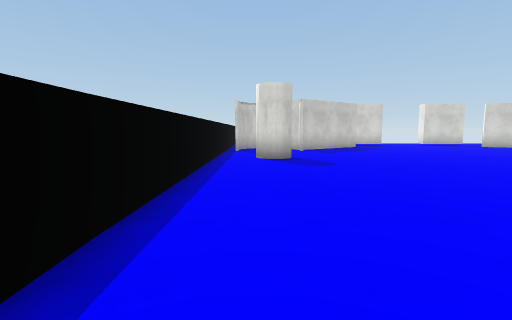
[1] (above)

20 first-person views from a walk through a Unity game level. The camera is 1.5 m above the floor, tilts 6° down and sees 85° across. The floor is counted in squares, 2 m on a side. Each view is taken from the middle of a square. On the plan, view 1 faces up. The plan holds only what a view shows up to about 10 squares ahead; the rest is blank. Surface patterns are stand-ins for the level's own textures.

[2]
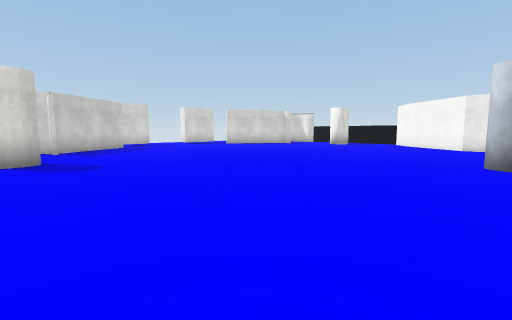

[3]
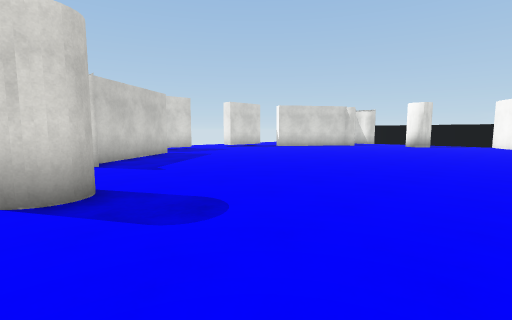

[4]
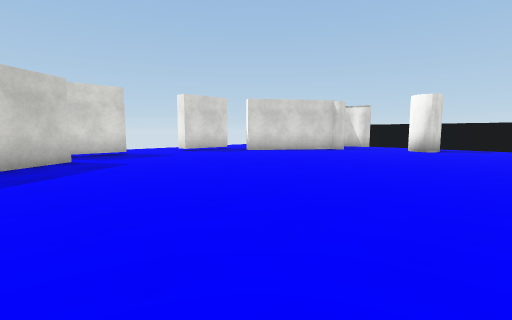

[5]
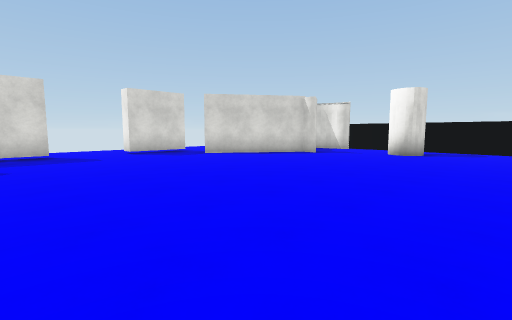

[6]
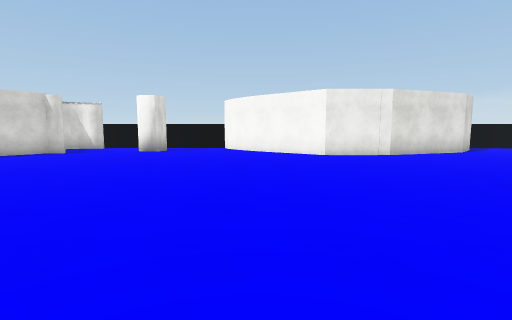

[7]
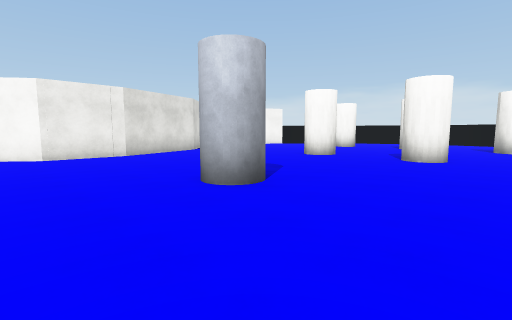

[8]
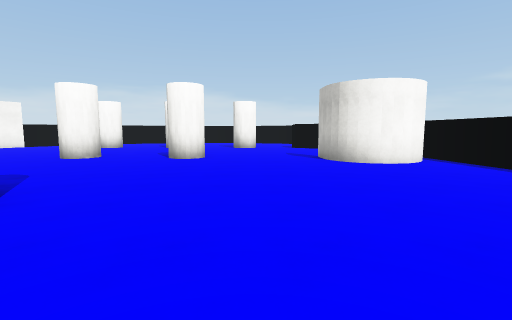

[9]
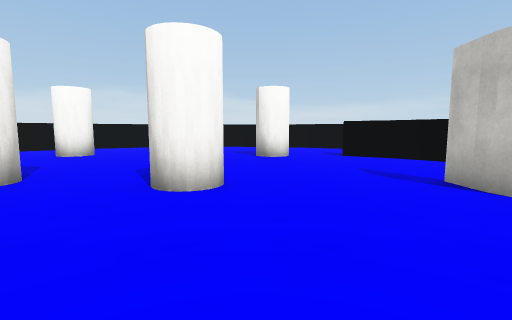

[10]
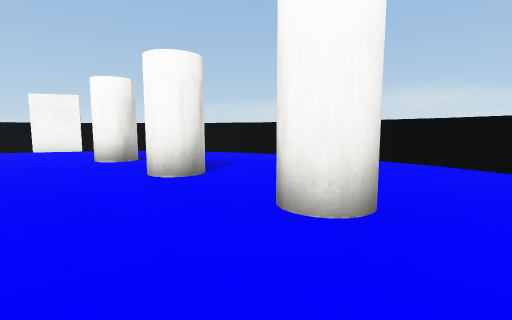

[11]
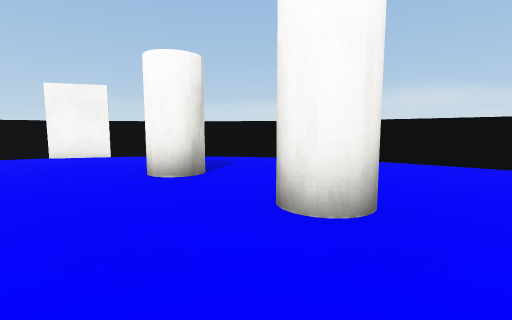

[12]
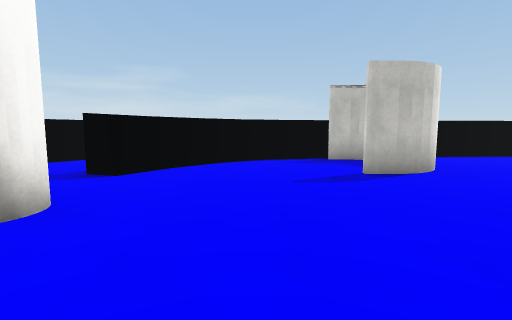

[13]
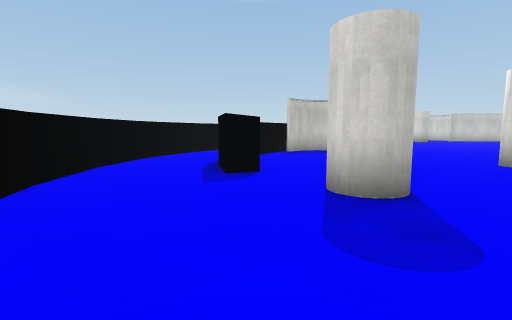

[14]
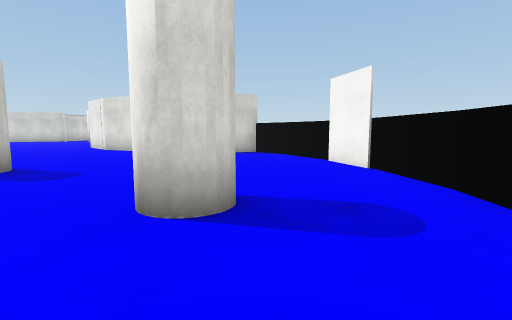

[15]
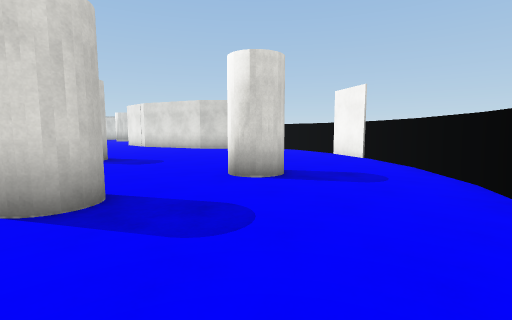

[16]
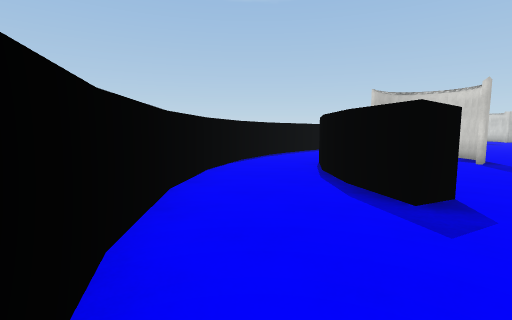

[17]
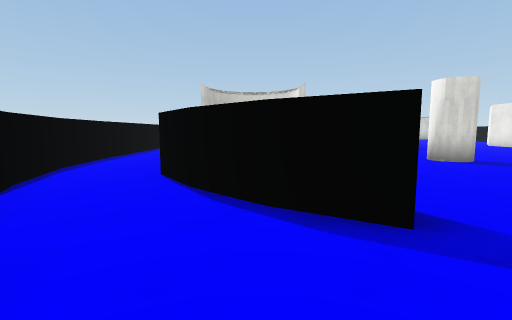

[18]
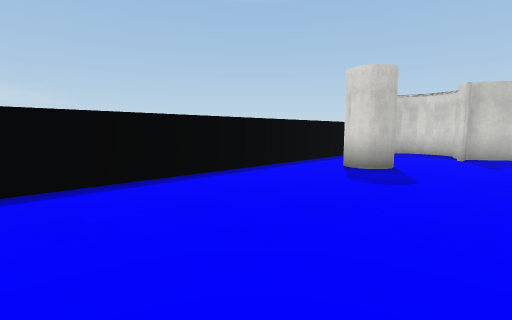

[19]
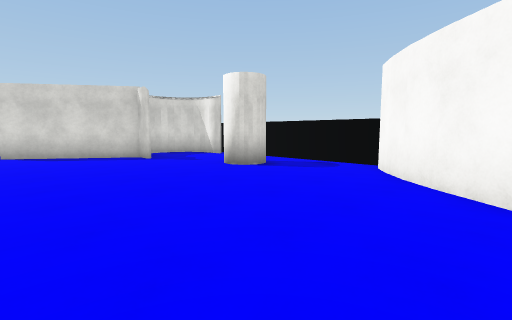

[20]
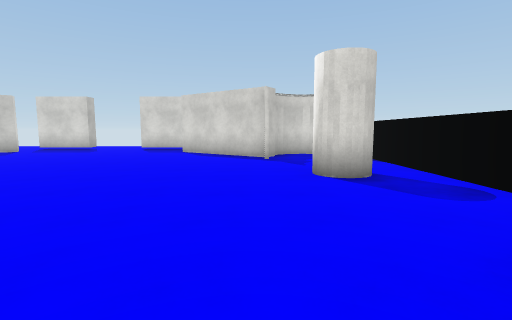

### Floor plan
Key: @ floor where view 1 was taken; # wall or solid block; x gap in a wall; . floor.
Columns run from 3 left of view 1 to 16 right of it. Each row starts with its distance up from view 1.
 16           ..
 15         .....
 14         ##..##
 13        #......#
 12    ## ##......## ###
 11    .###........ ##.#
 10   #................#
  9   #................#
  8   #x#.............##
  7   #................#
  6   #................#
  5    ................#
  4    ...............##
  3    ..............##
  2    .............##
  1    .............#
  0   #@......#.....#
 -1   #.............##
 -2 # #..............#
 -3 #.#..............#
 -4 #.####............
 -5 #.#..#...#..#......#
 -6 #.#................#
 -7 #.##...............#
 -8 #..#...............#
 -9 ##.###.##.##.##...##
-10  #.....##.##.##...#
-11  ##..............##
-12   ##............##
-13       ........###
-14       #########

Where each view was taken, in squares from view 1:
view 1: 0 up, 0 right, facing up
view 2: 0 up, 0 right, facing up-right
view 3: 4 up, 0 right, facing up-right
view 4: 5 up, 3 right, facing up-right
view 5: 5 up, 5 right, facing up-right
view 6: 4 up, 4 right, facing right
view 7: 3 up, 4 right, facing down-right
view 8: 3 up, 4 right, facing down
view 9: 1 down, 5 right, facing down
view 10: 7 down, 3 right, facing down-right
view 11: 7 down, 6 right, facing down-right
view 12: 7 down, 7 right, facing left
view 13: 13 down, 6 right, facing up-left
view 14: 12 down, 9 right, facing up-right
view 15: 13 down, 7 right, facing up-right
view 16: 13 down, 3 right, facing up-left
view 17: 12 down, 1 right, facing up
view 18: 2 up, 3 right, facing up-left
view 19: 3 up, 10 right, facing up-right
view 20: 3 up, 13 right, facing up
